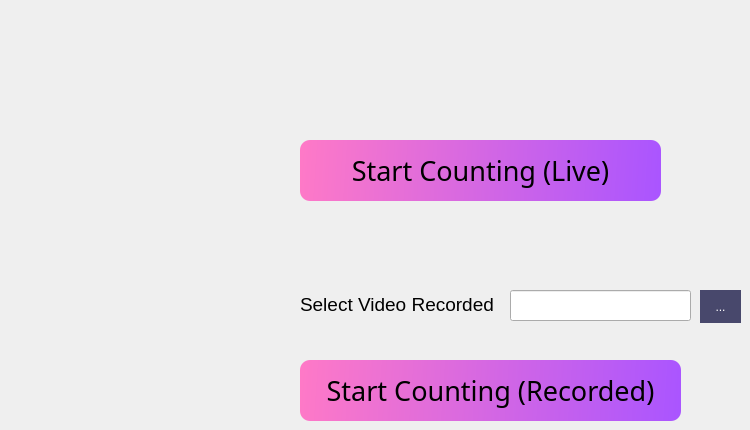
                <widget class="QWidget" name="page_3">
                 <widget class="QPushButton" name="people_count">
                  <property name="geometry">
                   <rect>
                    <x>300</x>
                    <y>140</y>
                    <width>361</width>
                    <height>61</height>
                   </rect>
                  </property>
                  <property name="font">
                   <font>
                    <family>Segoe UI Black</family>
                    <pointsize>20</pointsize>
                    <weight>50</weight>
                    <italic>false</italic>
                    <bold>false</bold>
                   </font>
                  </property>
                  <property name="styleSheet">
                   <string notr="true">QPushButton:hover
{
border-radius:10px;
background:#4e576a;
}

QPushButton
{
background-color: qlineargradient(spread:pad, x1:0, y1:0.511364, x2:1, y2:0.523, stop:0 rgba(254, 121, 199, 255), stop:1 rgba(170, 85, 255, 255));
border-radius:10px;
}
</string>
                  </property>
                  <property name="text">
                   <string>Start Counting (Live)</string>
                  </property>
                 </widget>
                 <widget class="QPushButton" name="people_count_rec_btn">
                  <property name="geometry">
                   <rect>
                    <x>300</x>
                    <y>360</y>
                    <width>381</width>
                    <height>61</height>
                   </rect>
                  </property>
                  <property name="font">
                   <font>
                    <family>Segoe UI Black</family>
                    <pointsize>20</pointsize>
                    <weight>50</weight>
                    <italic>false</italic>
                    <bold>false</bold>
                   </font>
                  </property>
                  <property name="styleSheet">
                   <string notr="true">QPushButton:hover
{
border-radius:10px;
background:#4e576a;
}

QPushButton
{
background-color: qlineargradient(spread:pad, x1:0, y1:0.511364, x2:1, y2:0.523, stop:0 rgba(254, 121, 199, 255), stop:1 rgba(170, 85, 255, 255));
border-radius:10px;
}
</string>
                  </property>
                  <property name="text">
                   <string>Start Counting (Recorded)</string>
                  </property>
                 </widget>
                 <widget class="QLineEdit" name="Video_Edit_2">
                  <property name="geometry">
                   <rect>
                    <x>510</x>
                    <y>290</y>
                    <width>181</width>
                    <height>31</height>
                   </rect>
                  </property>
                  <property name="text">
                   <string/>
                  </property>
                 </widget>
                 <widget class="QLabel" name="label_15">
                  <property name="geometry">
                   <rect>
                    <x>300</x>
                    <y>290</y>
                    <width>201</width>
                    <height>29</height>
                   </rect>
                  </property>
                  <property name="font">
                   <font>
                    <pointsize>14</pointsize>
                    <weight>50</weight>
                    <bold>false</bold>
                   </font>
                  </property>
                  <property name="text">
                   <string>Select Video Recorded</string>
                  </property>
                 </widget>
                 <widget class="QToolButton" name="browse_spc_btn">
                  <property name="geometry">
                   <rect>
                    <x>700</x>
                    <y>290</y>
                    <width>41</width>
                    <height>33</height>
                   </rect>
                  </property>
                  <property name="toolTip">
                   <string>&lt;html&gt;&lt;head/&gt;&lt;body&gt;&lt;p&gt;&lt;span style=&quot; font-size:10pt; font-style:italic;&quot;&gt;Browse Training Folder&lt;/span&gt;&lt;/p&gt;&lt;/body&gt;&lt;/html&gt;</string>
                  </property>
                  <property name="styleSheet">
                   <string notr="true">
background:rgb(72, 72, 108);
border-radius:60px;
color:white;

</string>
                  </property>
                  <property name="text">
                   <string>...</string>
                  </property>
                 </widget>
                </widget>
